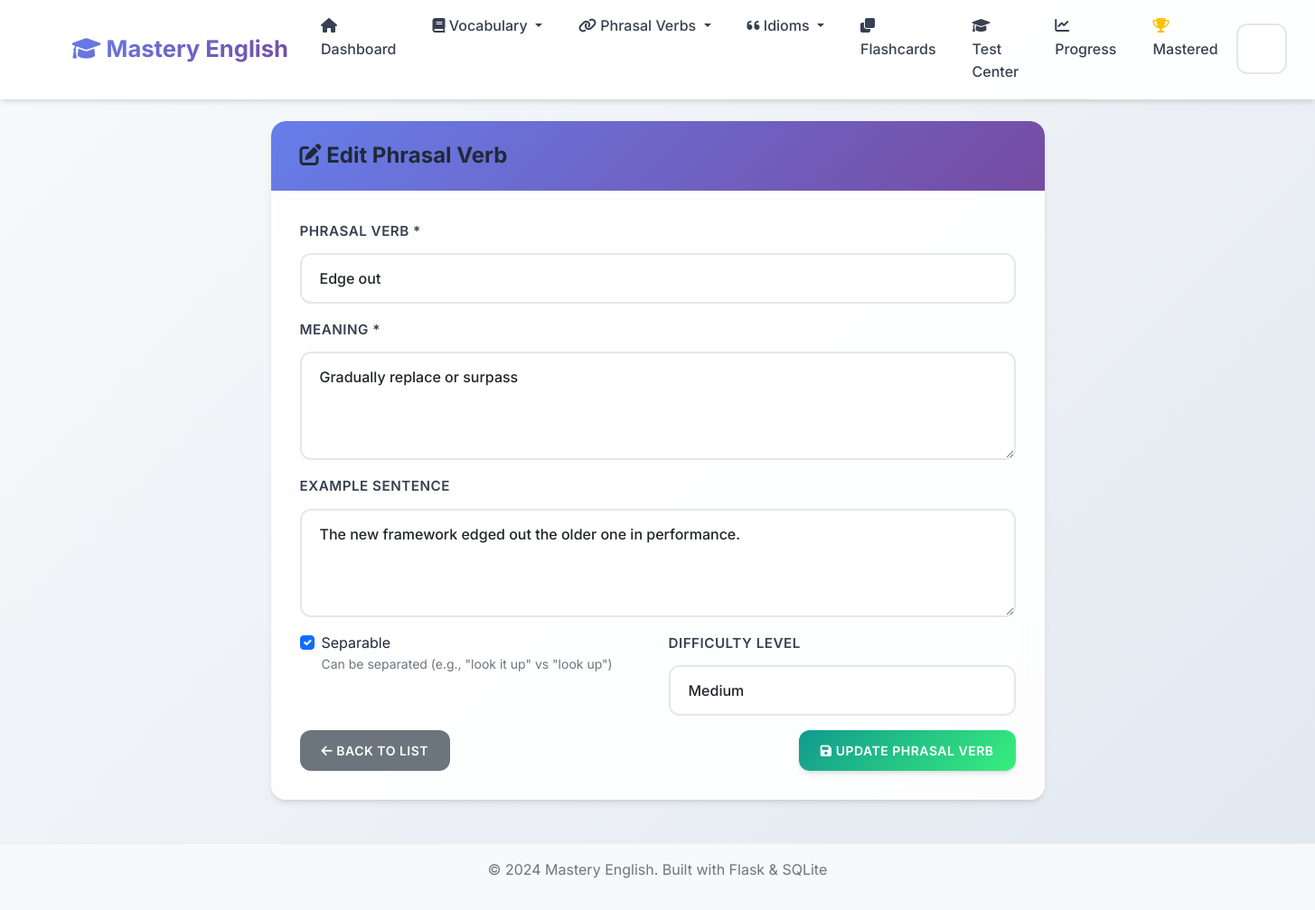
The page /phrasal-verbs/18/edit on the database its author committed.
### app.py (models this page shows, shortened)
class PhrasalVerb(db.Model):
    __tablename__ = 'phrasal_verbs'
    id = db.Column(db.Integer, primary_key=True)
    phrasal_verb = db.Column(db.String(100), nullable=False)
    meaning = db.Column(db.Text, nullable=False)
    example_sentence = db.Column(db.Text)
    separable = db.Column(db.Boolean, default=False)
    difficulty_level = db.Column(db.String(20), default='medium')
    date_added = db.Column(db.DateTime, default=datetime.utcnow)
    times_practiced = db.Column(db.Integer, default=0)
    last_practiced = db.Column(db.DateTime)
    mastery_level = db.Column(db.Integer, default=0)

### app.py (the view, shortened to what this page needs)
@app.route('/phrasal-verbs/<int:id>/edit', methods=['GET', 'POST'])
def edit_phrasal_verb(id):
    phrasal_verb = PhrasalVerb.query.get_or_404(id)
    return render_template('edit_phrasal_verb.html', phrasal_verb=phrasal_verb)

### templates/edit_phrasal_verb.html (shortened to what this page needs)
{% extends "base.html" %}
{% block content %}
<div class="row">
    <div class="col-md-8 mx-auto">
        <div class="card">
            <div class="card-header">
                <h4 class="mb-0">
                    <i class="fas fa-edit"></i> Edit Phrasal Verb
                </h4>
            </div>
            <div class="card-body">
                <form method="POST">
                    <div class="mb-3">
                        <label for="phrasal_verb" class="form-label">Phrasal Verb *</label>
                        <input type="text" class="form-control" id="phrasal_verb" name="phrasal_verb" value="{{ phrasal_verb.phrasal_verb }}" required>
                    </div>
                    <div class="mb-3">
                        <label for="meaning" class="form-label">Meaning *</label>
                        <textarea class="form-control" id="meaning" name="meaning" rows="3" required>{{ phrasal_verb.meaning }}</textarea>
                    </div>
                    <div class="mb-3">
                        <label for="example_sentence" class="form-label">Example Sentence</label>
                        <textarea class="form-control" id="example_sentence" name="example_sentence" rows="2">{{ phrasal_verb.example_sentence or '' }}</textarea>
                    </div>
                    <div class="row">
                        <div class="col-md-6">
                            <div class="mb-3">
                                <div class="form-check">
                                    <input class="form-check-input" type="checkbox" id="separable" name="separable" {% if phrasal_verb.separable %}checked{% endif %}>
                                    <label class="form-check-label" for="separable">
                                        Separable
                                        <small class="text-muted d-block">Can be separated (e.g., "look it up" vs "look up")</small>
                                    </label>
                                </div>
                            </div>
                        </div>
                        <div class="col-md-6">
                            <div class="mb-3">
                                <label for="difficulty_level" class="form-label">Difficulty Level</label>
                                <select class="form-select" id="difficulty_level" name="difficulty_level">
                                    <option value="medium" {% if phrasal_verb.difficulty_level == 'medium' %}selected{% endif %}>Medium</option>
                                </select>
                            </div>
                        </div>
                    </div>
                    <div class="d-flex justify-content-between">
                        <a href="{{ url_for('phrasal_verbs_list') }}" class="btn btn-secondary">
                            <i class="fas fa-arrow-left"></i> Back to List
                        </a>
                        <button type="submit" class="btn btn-success">
                            <i class="fas fa-save"></i> Update Phrasal Verb
                        </button>
                    </div>
                </form>
            </div>
        </div>
    </div>
</div>
{% endblock %}

### static/css/style.css (style rules this page uses)
:root { --primary-color: #6366f1; --primary-dark: #4f46e5; --primary-light: #8b5cf6; --success-color: #10b981; --success-dark: #059669; --info-color: #06b6d4; --info-dark: #0891b2; --warning-color: #f59e0b; --warning-dark: #d97706; --danger-color: #ef4444; --danger-dark: #dc2626; --light-color: #f8fafc; --dark-color: #1e293b; --gray-50: #f9fafb; --gray-100: #f3f4f6; --gray-200: #e5e7eb; --gray-300: #d1d5db; --gray-400: #9ca3af; --gray-500: #6b7280; --gray-600: #4b5563; --gray-700: #374151; --gray-800: #1f2937; --gray-900: #111827; --gradient-primary: linear-gradient(135deg, #667eea 0%, #764ba2 100%); --gradient-success: linear-gradient(135deg, #11998e 0%, #38ef7d 100%); --gradient-info: linear-gradient(135deg, #667db6 0%, #0082c8 100%); --gradient-warning: linear-gradient(135deg, #f093fb 0%, #f5576c 100%); --gradient-hero: linear-gradient(135deg, #667eea 0%, #764ba2 50%, #f093fb 100%); --shadow-sm: 0 1px 2px 0 rgba(0, 0, 0, 0.05); --shadow: 0 4px 6px -1px rgba(0, 0, 0, 0.1), 0 2px 4px -1px rgba(0, 0, 0, 0.06); --shadow-md: 0 10px 15px -3px rgba(0, 0, 0, 0.1), 0 4px 6px -2px rgba(0, 0, 0, 0.05); --shadow-lg: 0 20px 25px -5px rgba(0, 0, 0, 0.1), 0 10px 10px -5px rgba(0, 0, 0, 0.04); --shadow-xl: 0 25px 50px -12px rgba(0, 0, 0, 0.25); }
body { font-family: 'Inter', 'Segoe UI', -apple-system, BlinkMacSystemFont, sans-serif; background: linear-gradient(135deg, #f8fafc 0%, #e2e8f0 100%); min-height: 100vh; line-height: 1.6; color: var(--gray-800); }
.card { border: none; border-radius: 16px; background: rgba(255, 255, 255, 0.9); backdrop-filter: blur(10px); box-shadow: var(--shadow); transition: all 0.4s cubic-bezier(0.4, 0, 0.2, 1); position: relative; overflow: hidden; }
.card::before { content: ''; position: absolute; top: 0; left: 0; width: 100%; height: 2px; background: var(--gradient-primary); transform: scaleX(0); transition: transform 0.3s ease; }
.card-header { background: var(--gradient-primary); color: white; border-bottom: none; border-radius: 16px 16px 0 0 !important; padding: 1.5rem 2rem; font-weight: 600; }
.card-body { padding: 2rem; }
.btn { border-radius: 12px; font-weight: 600; padding: 0.75rem 1.5rem; text-transform: uppercase; letter-spacing: 0.5px; font-size: 0.875rem; transition: all 0.3s cubic-bezier(0.4, 0, 0.2, 1); position: relative; overflow: hidden; border: none; }
.btn::before { content: ''; position: absolute; top: 0; left: -100%; width: 100%; height: 100%; background: linear-gradient(90deg, transparent, rgba(255,255,255,0.2), transparent); transition: left 0.5s; }
.btn-success { background: var(--gradient-success); box-shadow: var(--shadow); }
.form-control, .form-select { border-radius: 12px; border: 2px solid var(--gray-200); padding: 0.875rem 1.25rem; font-size: 1rem; font-weight: 500; background: rgba(255, 255, 255, 0.8); backdrop-filter: blur(10px); transition: all 0.3s cubic-bezier(0.4, 0, 0.2, 1); }
.form-label { font-weight: 600; color: var(--gray-700); margin-bottom: 0.75rem; font-size: 0.95rem; text-transform: uppercase; letter-spacing: 0.5px; }
textarea.form-control { resize: vertical; min-height: 120px; }
h1, h2, h3, h4, h5, h6 { font-weight: 700; color: var(--gray-800); }
.fa, .fas, .far { transition: all 0.3s ease; }

### rows shown on the page
PhrasalVerb: phrasal_verb "Edge out", meaning "Gradually replace or surpass", example_sentence "The new framework edged out the older one in performance.", separable "☑", difficulty_level "Medium"
